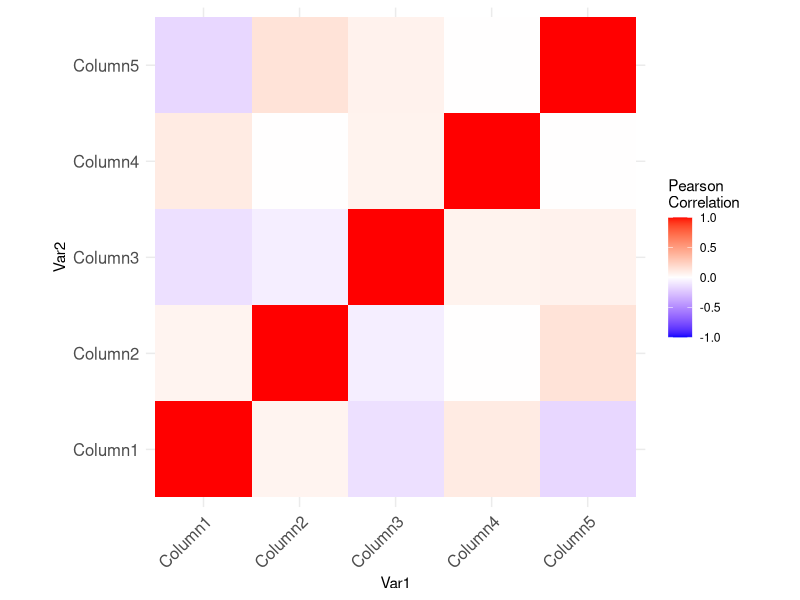
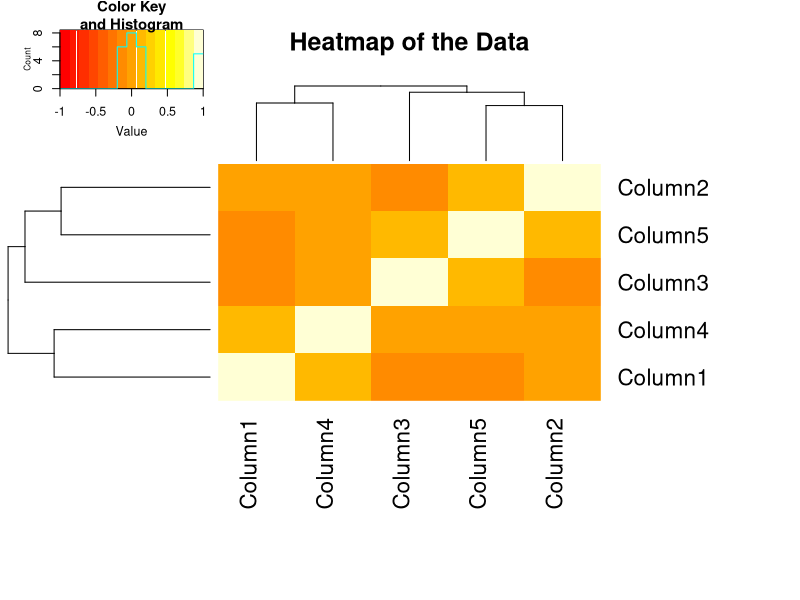
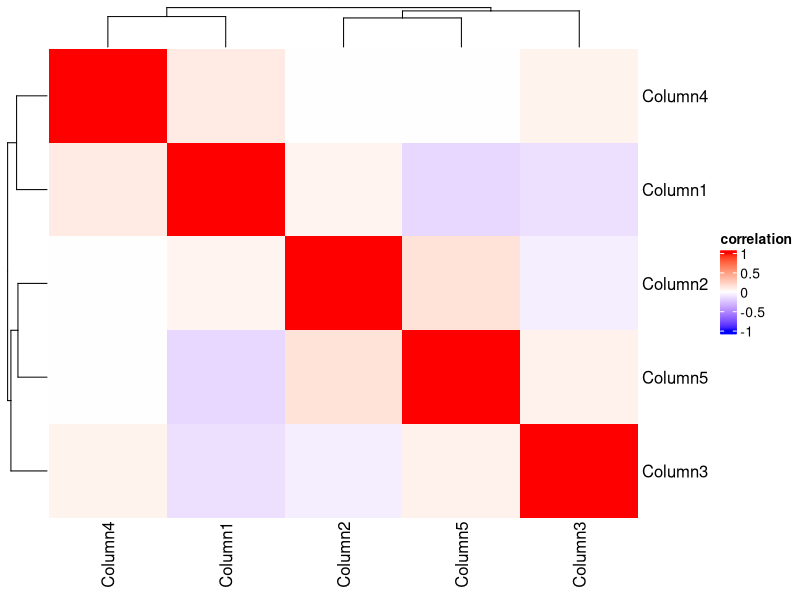

Here is the R script that generated these plots, in order:
# Load the necessary library
library(dplyr)

# Set the seed for reproducibility
set.seed(123)

# Create a data frame
df <- data.frame(
  Column1 = rnorm(100),  # 100 random normal variables
  Column2 = runif(100),  # 100 random uniform variables
  Column3 = rpois(100, lambda = 10),  # 100 random Poisson variables
  Column4 = rbinom(100, size = 10, prob = 0.5),  # 100 random binomial variables
  Column5 = rexp(100, rate = 0.1)  # 100 random exponential variables
)

# Print the first few rows of the data frame
head(df)


library(ggplot2)
library(reshape2)

# Compute the correlation matrix of the data
correlation_matrix <- cor(df)

# Melt the correlation matrix
melted_correlation_matrix <- melt(correlation_matrix)

# Create a heatmap
ggplot(data = melted_correlation_matrix, aes(x=Var1, y=Var2, fill=value)) + 
  geom_tile() +
  scale_fill_gradient2(low = "blue", high = "red", mid = "white", 
                       midpoint = 0, limit = c(-1,1), space = "Lab", 
                       name="Pearson\nCorrelation") +
  theme_minimal() + 
  theme(axis.text.x = element_text(angle = 45, vjust = 1, 
                                   size = 12, hjust = 1),
        axis.text.y = element_text(size = 12)) +
  coord_fixed()

# Load the necessary libraries
library(gplots)

# Compute the correlation matrix of the data
correlation_matrix <- cor(df)

# Create a heatmap
heatmap.2(correlation_matrix, 
          main = "Heatmap of the Data", 
          trace = "none", 
          margins = c(12, 12))












# Load the necessary libraries
library(ComplexHeatmap)
library(circlize)

# Compute the correlation matrix of the data
correlation_matrix <- cor(df)

# Create a heatmap
Heatmap(correlation_matrix, 
        name = "correlation", 
        col = circlize::colorRamp2(c(-1, 0, 1), c("blue", "white", "red")))
